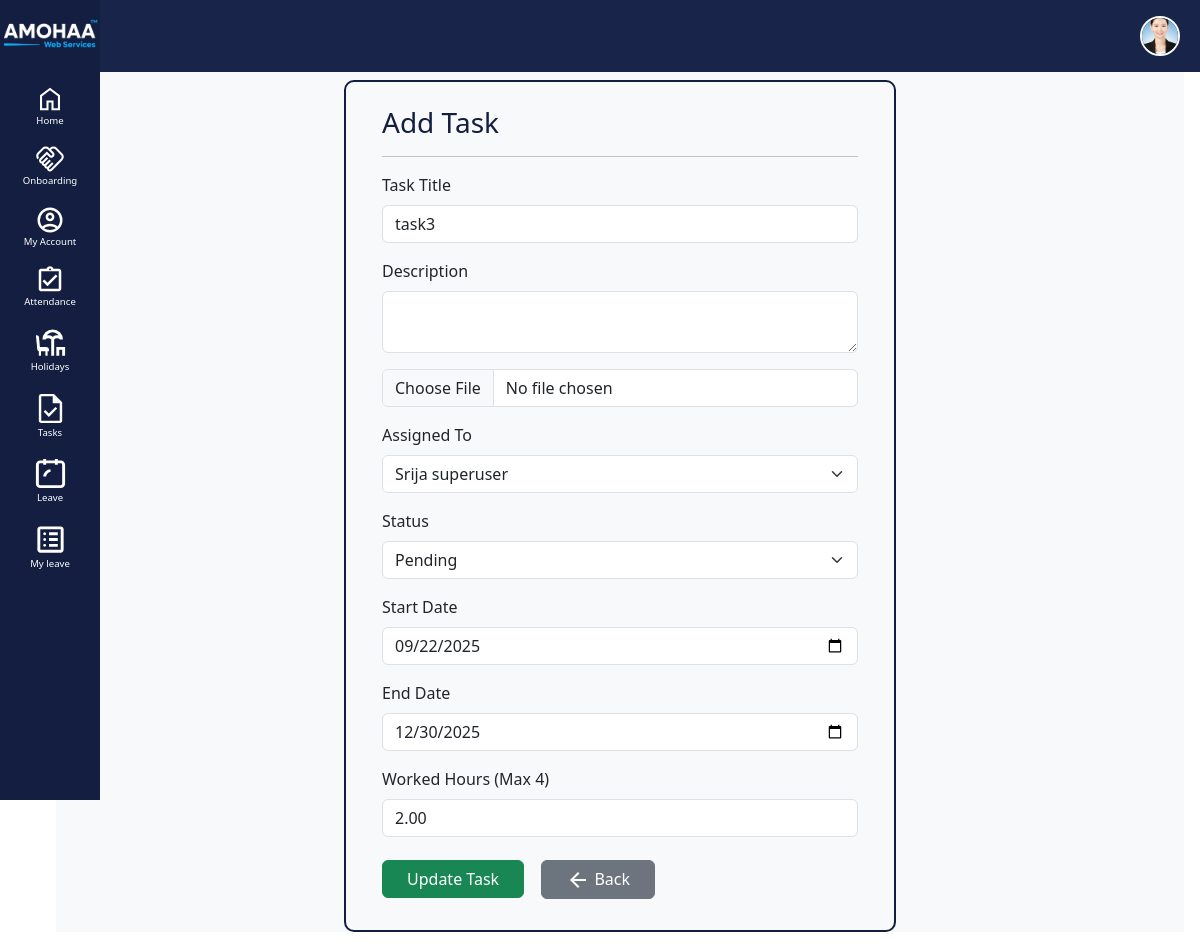
/main/tasks/edit/28/ (signed in), run on the app's committed database.
### employee_portal/models.py (models this page shows, shortened)
class Employee(models.Model):
    ROLE_CHOICES = (
        ("admin", "Admin"),
        ("employee", "Employee"),
    )
    user = models.OneToOneField(User, on_delete=models.CASCADE)
    role = models.CharField(max_length=20, choices=ROLE_CHOICES, default="employee")
    DESIGNATION_CHOICES = [
        ("CEO", "CEO"),
        ("Administration", "Administration"),
        ("Manager", "Manager"),
        ("Assistant Manager", "Assistant Manager"),
        ("Team Member", "Team Member"),
        ("Managing Director", "Managing Director"),
        ("Chief Executive Officer", "Chief Executive Officer"),
        ("Software Engineer", "Software Engineer"),
        ("Web Developer", "Web Developer"),
        ("Frontend Developer", "Frontend Developer"),
        ("Backend Developer", "Backend Developer"),
        ("Full Stack Developer", "Full Stack Developer"),
        ("Team Lead", "Team Lead"),
        ("Technical Lead", "Technical Lead"),
        ("Senior Manager", "Senior Manager"),
        ("Consultant", "Consultant"),
        ("Junior Developer", "Junior Developer"),
        ("Trainee", "Trainee"),
        ("Intern", "Intern"),
    ]
    user = models.OneToOneField(User, on_delete=models.CASCADE, null=True, blank=True)
    check_in_status = models.BooleanField(default=False)
    first_name = models.CharField(max_length=100)
    last_name = models.CharField(max_length=100, blank=True, null=True)
    official_email = models.EmailField(unique=True)
    phone = models.CharField(max_length=15, blank=True, null=True)
    dob = models.DateField(blank=True, null=True)
    uan_number = models.CharField(max_length=20, blank=True, null=True)
    aadhaar_number = models.CharField(max_length=20, blank=True, null=True)
    pan_number = models.CharField(max_length=20, blank=True, null=True)
    photo = models.ImageField(upload_to="employee_photos/", blank=True, null=True)
    present_address_line1 = models.CharField(max_length=255, blank=True, null=True)
    present_address_line2 = models.CharField(max_length=255, blank=True, null=True)
    present_city = models.CharField(max_length=100, blank=True, null=True)
    present_state = models.CharField(max_length=100, blank=True, null=True)
    present_country = models.CharField(max_length=100, blank=True, null=True)
    present_postal_code = models.CharField(max_length=20, blank=True, null=True)
    permanent_same_as_present = models.BooleanField(
        default=False, null=True, blank=True
    )
    permanent_address_line1 = models.CharField(max_length=255, blank=True, null=True)
    permanent_address_line2 = models.CharField(max_length=255, blank=True, null=True)
    permanent_city = models.CharField(max_length=100, blank=True, null=True)
    permanent_state = models.CharField(max_length=100, blank=True, null=True)
    permanent_country = models.CharField(max_length=100, blank=True, null=True)
    permanent_postal_code = models.CharField(max_length=20, blank=True, null=True)
    source_of_hire = models.CharField(max_length=100, blank=True, null=True)
    department = models.CharField(max_length=100, blank=True, null=True)
    experience = models.CharField(max_length=100, blank=True, null=True)
    skill_set = models.CharField(max_length=255, blank=True, null=True)
    highest_qualification = models.CharField(max_length=100, blank=True, null=True)
    additional_information = models.TextField(blank=True, null=True)
    location = models.CharField(max_length=100, blank=True, null=True)
    title = models.CharField(
        max_length=50,
        blank=True,
        null=True,
        choices=DESIGNATION_CHOICES,
        default="Team Member",
    )
    current_salary = models.DecimalField(
        max_digits=12, decimal_places=2, blank=True, null=True
    )
    offer_letter = models.FileField(upload_to="offer_letters/", blank=True, null=True)
    tentative_joining_date = models.DateField(blank=True, null=True)
    college_name = models.CharField(max_length=255, null=True, blank=True)
    degree = models.CharField(max_length=255, null=True, blank=True)
    field_of_study = models.CharField(max_length=255, null=True, blank=True)
    year_of_completion = models.CharField(max_length=50, null=True, blank=True)
    occupation = models.CharField(max_length=255, null=True, blank=True)
    company = models.CharField(max_length=255, null=True, blank=True)
    summary = models.TextField(null=True, blank=True)
    duration = models.CharField(max_length=100, null=True, blank=True)
    currently_work_here = models.CharField(max_length=10, null=True, blank=True)
    created_at = models.DateTimeField(auto_now_add=True, null=True)
    updated_at = models.DateTimeField(auto_now=True, null=True)

class Task(models.Model):
    STATUS_CHOICES = [
        ("Pending", "Pending"),
        ("In Progress", "In Progress"),
        ("Completed", "Completed"),
    ]
    title = models.CharField(max_length=200)
    description = models.TextField()
    image = models.ImageField(upload_to="task_images/", blank=True, null=True)
    assigned_to = models.ForeignKey(
        Employee, on_delete=models.CASCADE, related_name="tasks"
    )
    status = models.CharField(max_length=20, choices=STATUS_CHOICES, default="Pending")
    start_date = models.DateField(null=True, blank=True)
    end_date = models.DateField(null=True, blank=True)
    worked_hours = models.DecimalField(max_digits=5, decimal_places=2, default=0)
    created_at = models.DateTimeField(auto_now_add=True)
    updated_at = models.DateTimeField(auto_now=True)

### employee_portal/views.py (the view, shortened to what this page needs)
# urls.py: path("tasks/edit/<int:id>/", views.task_edit, name="task_edit"),
@login_required
def task_edit(request, id):
    task = Task.objects.get(id=id)
    employees = Employee.objects.all()
    return render(
        request,
        "tasks/add_task.html",
        {"task": task, "employees": employees, "is_edit": True},
    )

### employee_portal/context_processors.py (called while the page is built)
def employee_context(request):
    if request.user.is_authenticated:
        emp = Employee.objects.filter(user=request.user).first()
        return {'emp': emp}
    return {}

### employee_portal/templates/tasks/add_task.html (shortened to what this page needs)
{% extends "employee_portal/base.html" %}
{% load static %}
{% block content %}
<div class="container-fluid d-flex justify-content-center mt-5 pt-3 bg-light">
  <div class="row justify-content-center w-50 p-4" style="border: 2px solid #131e40; border-radius: 10px;">
    <div class="col-md-8 col-lg-12 justify-content-center">
  <h3 style="color:#131e40;">Add Task</h3>
  <hr>
  <form method="POST" enctype="multipart/form-data">
    <div class="mb-3">
      <label class="form-label">Task Title</label>
      <input class="form-control " type="text" name="title" class="form-control"
       value="{{ task.title|default:'' }}" required>
    </div>
    <div class="mb-3">
      <label class="form-label">Description</label>
     <textarea name="description" class="form-control">
{{ task.description|default:'' }}</textarea>
    </div>
    <div class="mb-3">
<input type="file" name="image" class="form-control">
    </div>
    <div class="mb-3">
      <label class="form-label">Assigned To</label>
      <select name="assigned_to" class="form-select" required>
  {% for emp in employees %}
    <option value="{{ emp.id }}"
      {% if task.assigned_to.id == emp.id %}selected{% endif %}>
      {{ emp.first_name }} {{ emp.last_name }}
    </option>
  {% endfor %}
</select>
    </div>
    <div class="mb-3">
      <label class="form-label">Status</label>
      <select name="status" class="form-select">
  <option value="Pending" {% if task.status == "Pending" %}selected{% endif %}>Pending</option>
</select>
    </div>
      <div class="mb-3">
    <label class="form-label">Start Date</label>
   <input type="date"
       name="start_date"
       class="form-control"
       value="{{ task.start_date|date:'Y-m-d' }}"
       required>
  </div>
  <div class="mb-3">
    <label class="form-label">End Date</label>
<input type="date"
       name="end_date"
       class="form-control"
       value="{{ task.end_date|date:'Y-m-d' }}"
       required>
  </div>
    <div class="mb-3">
      <label class="form-label">Worked Hours (Max 4)</label>
      <input type="number"
      name="worked_hours"
           min="0"
           max="4"
           step="0.1"
           class="form-control"
           oninput="checkHours(this)"
       value="{{ task.worked_hours|default:0 }}" class="form-control">
    </div>
    <button type="submit" class="btn btn-success px-4">
  {% if is_edit %}Update Task{% else %}Add Task{% endif %}
</button>
      <button class="btn">
        <a href="{% url 'task_list' %}" class="btn btn-secondary px-4">
          <svg xmlns="http://www.w3.org/2000/svg" height="24px" viewBox="0 -960 960 960" width="24px" fill="#FFFFFF"><path d="m313-440 224 224-57 56-320-320 320-320 57 56-224 224h487v80H313Z"/></svg> Back
        </a>
      </button>
  </form>
  </div>
</div>
</div>
{% endblock %}

### employee_portal/templates/employee_portal/base.html (shortened to what this page needs)
{% load static %}
<!DOCTYPE html>
<html lang="en">
<head>
  <link href="https://cdn.jsdelivr.net/npm/bootstrap@5.3.0/dist/css/bootstrap.min.css" rel="stylesheet">
  <link href="https://cdn.jsdelivr.net/npm/bootstrap-icons@1.11.3/font/bootstrap-icons.css" rel="stylesheet">
</head>
<body>
<nav class="navbar navbar-expand-lg top-navbar fixed-top" id="top-navbar" style="background-color: #182449ff;">
  <div class="container-fluid">
      <ul class="navbar-nav ms-auto">
        <li class="nav-item dropdown">
          <a class="nav-link" data-bs-toggle="offcanvas" href="#profileOffcanvas" role="button" aria-controls="profileOffcanvas">
            {% if emp.photo %}
              <img src="{{ emp.photo.url }}" class="rounded-circle border border-2 border-light" width="40" height="40" style="object-fit: cover;">
            {% else %}
              <img src="{% static 'images/user.avif' %}" class="rounded-circle border border-2 border-light" width="40" height="40" style="object-fit: cover;">
            {% endif %}
          </a>
        </li>
      </ul>
    </div>
</nav>
  <div class="sidebar" style="background-color: #131e40;">
      <img src="{% static 'images/logo.png' %}" class="mb-3 mt-3" alt="logo" style="width: 100px;">
    <ul class="nav flex-column">
      <li class="nav-item w-100 ">
        <a class="nav-link text-white pt-3 {% if request.path == '/main/home/' %}active{% endif %}"  href="{% url 'dashboard' %}"id="home-link">
          <svg xmlns="http://www.w3.org/2000/svg" height="30px" viewBox="0 -960 960 960" width="30px" fill="#FFFFFF"><path d="M226.67-186.67h140v-246.66h226.66v246.66h140v-380L480-756.67l-253.33 190v380ZM160-120v-480l320-240 320 240v480H526.67v-246.67h-93.34V-120H160Zm320-352Z"/></svg>Home</a>
      </li>
{% if user.is_superuser  %}
      <li class="nav-item w-100 ">
        <a class="nav-link  text-white {% if request.path == '/main/onboarding/candidate/' %}active{% endif %}" href="{% url 'employee_list' %}">
        Onboarding</a>
      </li>
      <li class="nav-item w-100">
  <a class="nav-link text-white {% if request.path == '/my-account/' %}active{% endif %}" href="{% url 'my_account' %}">
    My Account
  </a>
{% endif %}
      <li class="nav-item w-100 ">
        <a class="nav-link  text-white " href="{% url 'attendance_calendar' %}">
          Attendance</a>
      </li>
        <li class="nav-item w-100 ">
        <a class="nav-link  text-white" href="{% url 'holiday_list' %}">
          Holidays</a>
      </li>
              <li class="nav-item w-100 ">
        <a class="nav-link  text-white" href="{% url 'task_list' %}">
          Tasks</a>
      </li>
      <li class="nav-item w-100 ">
        <a class="nav-link  text-white" href="{% url 'add_leave' %}">
Leave</a>
      </li>
      <li class="nav-item w-100 ">
        <a class="nav-link  text-white" href="{% url 'leave_list' %}">
        My leave</a>
      </li>
    </ul>
  </div>
  <div class="content">
    {% block content %}
    {% endblock %}
  </div>
</body>
</html>

### data on the page
Employee: photo (picture)
Task: title "task3", assigned_to "Srija superuser", status "Pending", start_date "09/22/2025", end_date "12/30/2025", worked_hours "2.00"
